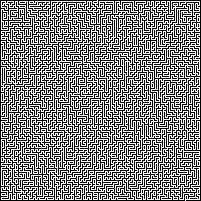
#> input picture 201x201.png, 201 x 201 px
$ python aStar.py   (older library calls are emulated)
#> lines starting #> are read from the running program, lines starting #| are printed output that depends on the picture
from PIL import Image
from scipy import misc
import numpy as np
from pandas import *
import time
import heapq

##Setting variable file_name to the maze image
file_name = '201x201.png'

##Opening the image as well as collecting the width and height of the maze
image = Image.open(file_name)
#> image is the input picture: PIL image 201x201 P; 51.2% white; black in thin lines or dots
im_width = image.size[0]
#> im_width = 201
im_height = image.size[1]
#> im_height = 201

##Reading pixel data and drawing in walls on the array map
print('Reading image file... \n')
map = np.zeros([im_width, im_height], dtype=np.int)
im_data = misc.imread(file_name)

for x in range(im_width):
        for y in range(im_height):
            if 255 in im_data[x,y]:
                map[x,y] = 1
#> map: shape (201, 201) int64; values 0 (black) and 1 (white), 51.2% white; black in thin lines or dots

##Initiating the list walls
walls = set()

##Adding all walls to the list of walls
for x in range(im_width):
    for y in range(im_height):
        if map[x,y] == 0:
            checker = np.empty(shape=[1,2])
            checker = x,y
            walls.add(checker)

##Draws in the solution path
def draw_path(maze, id, style):
    r = '1'
    if 'path' in style and id in style['path']: r = '2'
    if id in maze.walls: r = '0'
    return r

##Stores the solved maze in array map
def draw_solution(maze, width=2, **style):
    for x in range(maze.width):
        for y in range(maze.height):
            map[x,y] = ((draw_path(maze, (x, y), style)))

##Checks cells for validity
class cell_checker:
    def __init__(self, width, height):
        self.width = width
        self.height = height
        self.walls = []

    def in_bounds(self, id):
        (x, y) = id
        return 0 <= x < self.width and 0 <= y < self.height

    def passable(self, id):
        return id not in self.walls

    def neighbors(self, id):
        (x, y) = id
        results = [(x+1, y), (x, y-1), (x-1, y), (x, y+1)]

        results = filter(self.in_bounds, results)
        results = filter(self.passable, results)
        return results

##Assigns weights to each cell within the maze
class maze_weights(cell_checker):
    def __init__(self, width, height):
        super().__init__(width, height)
        self.weights = {}

    def cost(self, from_node, to_node):
        return self.weights.get(to_node, 1)

maze = maze_weights(im_width, im_height)
maze.walls = walls

class priority_list:
    def __init__(self):
        self.elements = []

    def empty(self):
        return len(self.elements) == 0

    def put(self, item, priority):
        heapq.heappush(self.elements, (priority, item))

    def get(self):
        return heapq.heappop(self.elements)[1]

def reconstruct_path(came_from, start, goal):
    current = goal
    path = [current]
    while current != start:
        current = came_from[current]
        path.append(current)
    return path

def heuristic(a, b):
    (x1, y1) = a
    (x2, y2) = b
    return abs(x1 - x2) + abs(y1 - y2)

##A* pathfinding function
def a_star_search(maze, start, goal):
    maze_area = priority_list() ##Sets the variable frontier to the returned value of priority_list
    maze_area.put(start, 0)
    visited = {} ##Initiates the variable came_from
    cost_so_far = {} ##Initiates the variable cost_so_far
    visited[start] = None
    cost_so_far[start] = 0

    while not maze_area.empty(): ##While the variable frontier isn't empty
        current = maze_area.get() ##Sets current to the current cell

        if current == goal: ##Checks if the current cell is equal to the goal cell and stops search if it is
            break

        for next in maze.neighbors(current): ##For the next neighbour to the current cell
            new_cost = cost_so_far[current] + maze.cost(current, next) ##Initiates and sets the variable new_cost as the current cost added to the running cost
            if next not in cost_so_far or new_cost < cost_so_far[next]: ##If the next neighbour isn't in the running costs or the new cost is less than the new total cost
                cost_so_far[next] = new_cost ##Updates the cost so far
                priority = new_cost + heuristic(goal, next) ##Sets the priority for next move
                maze_area.put(next, priority)
                visited[next] = current ##Adds the current cell to the visited cells

    return visited, cost_so_far

##Start timer for solution
start = time.time()

##Find the start and end locations by locating the white square in the top and bottom most rows
for x in range(im_width):
    if map[0,x] > 0:
        start_pos = 0,x

for x in range(im_width):
    if map[im_height -1 ,x] > 0:
        end_pos = im_height -1 ,x

##Use A* algorithm to pathfind through the maze
print('Finding the most optinal path through your maze... \n')
came_from, cost_so_far = a_star_search(maze, start_pos, end_pos)

##Draw the maze with the path drawn in
print('Path found, creating solution image...\n')
draw_solution(maze, path=reconstruct_path(came_from, start=start_pos, goal=end_pos))
#> after the loop in draw_solution, `for x in range(maze.width):`:
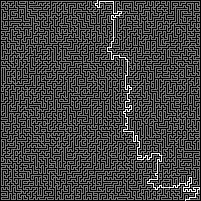
#> map: shape (201, 201) int64; min 0, max 2, mean 0.527; drawn with min black and max white

##Exchanges solution symbols for correct RGB codes
solution_out = []
print('Exporting solution image... \n')
for x in range(im_width):
    for y in range(im_height):
        if map[x,y] == 0:
            solution_out.append((0,0,0))
        elif map[x,y] == 2:
            solution_out.append((255,0,0))
        else:
            solution_out.append((255,255,255))

##Creates solution image and saves to solution folder
image_out = Image.new('RGB', (im_width, im_height))
#> image_out: PIL image 201x201 RGB; every value is 0
image_out.putdata(solution_out)
image_out.save('solution.png')

##End timer for solution
end = time.time()

##Print the time elapsed and the confirmation message
print('Solved! The solution has been saved in root folder: "solution.png"')
print('Time taken to find shortest path:', round(end - start,2), 'seconds')
